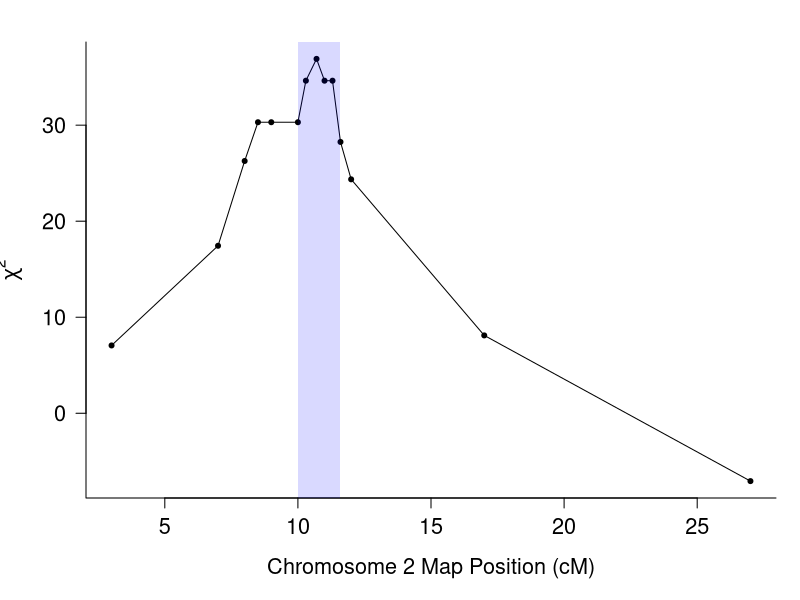
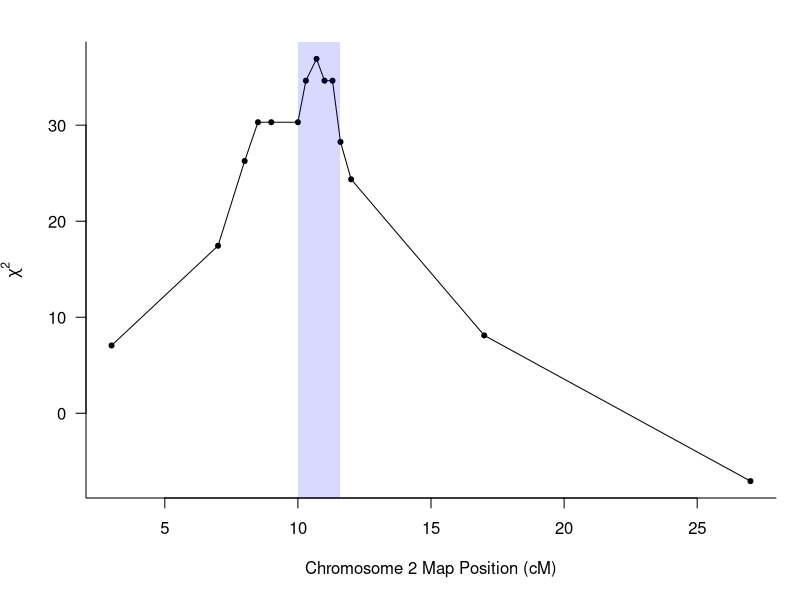

Reproduce these figures in R, in order.
setwd(dirname(rstudioapi::getActiveDocumentContext()$path))

#this is the drop in chi2 to get confidence intervals on location. Derived empirically from simulation script.
chi_drop=4.6

library(zoo)
HSSH <- read.csv("HS-SH,15-5.csv")

#create matrix of marker genotypes
genotypes1=HSSH[,grep("cM",names(HSSH))]
names(genotypes1)=gsub(".cM", "", names(genotypes1))
genotypes1 <- genotypes1[-c(3)]
names(genotypes1)=gsub("X", "", names(genotypes1))
ind=order(as.numeric(names(genotypes1)))
genotypes1=data.matrix(genotypes1[,ind])


##only samples with wasp 1 amplification
genotypes1 <- genotypes1[HSSH$Wasp.DNA.amplified=="Y",]


#impute missing genotypes when flanking values same
is.wholenumber <-
  function(x, tol = .Machine$double.eps^0.5)  abs(x - round(x)) < tol

genotypes2=t(apply(genotypes1,1,na.approx))
ind=rowSums(!t(apply(genotypes2,1,is.wholenumber)))==0
genotypes=genotypes2[ind,]

table(genotypes[,7] == genotypes[,9]) ## only 2 informative recombinants between 10.3 and 11

#test if genotypes differ from 50:50
genotypes[genotypes==2]=0

chi2=vector()
for(i in 1:ncol(genotypes)){
  x=prop.test(sum(genotypes[,i]),nrow(genotypes),p=0.5)$statistic
  #next line changes sign depnding on whether in correct direction
  chi2[i]=ifelse((sum(genotypes[,i])/nrow(genotypes)>0.5),
                 x,-x)
}

#get location CIs

locations=as.numeric(colnames(genotypes1))

outside=which(chi2<max(chi2-4.6))
peak=which(chi2==max(chi2))
low=locations[outside[max(which(outside<peak))]]
up=locations[outside[min(which(outside>peak))]]

low
up


pdf(file="qtl mapping in adults.pdf",height=3.8,width=4)
par(mar=c(5.1,4.3,2.1,1.2))

plot(chi2~locations,type="l",
     xlab="Chromosome 2 Map Position (cM)",
     ylab=expression(chi^2),
     las=1,bty="l",cex.lab=1.3, cex.axis=1.3)
points(chi2~locations,type="p",pch=20)
rect(low,-15,up,40, col= rgb(0,0,1.0,alpha=0.15), border = NA)
#remove this line: use for guessing where to put markers
#abline(h=max(chi2)-chi_drop,col="red",lwd=3)
#beware this is not interval mapping so pay little attention to line between markers

dev.off()


svg(file="qtl mapping in adults.svg",height=3.8,width=3.8)
par(mar=c(5.1,4.3,2.1,1.2))

plot(chi2~locations,type="l",
     xlab="Chromosome 2 Map Position (cM)",
     ylab=expression(chi^2),
     las=1,bty="l" )
points(chi2~locations,type="p",pch=20)
rect(low,-15,up,40, col= rgb(0,0,1.0,alpha=0.15), border = NA)
#remove this line: use for guessing where to put markers
#abline(h=max(chi2)-chi_drop,col="red",lwd=3)
#beware this is not interval mapping so pay little attention to line between markers

dev.off()
